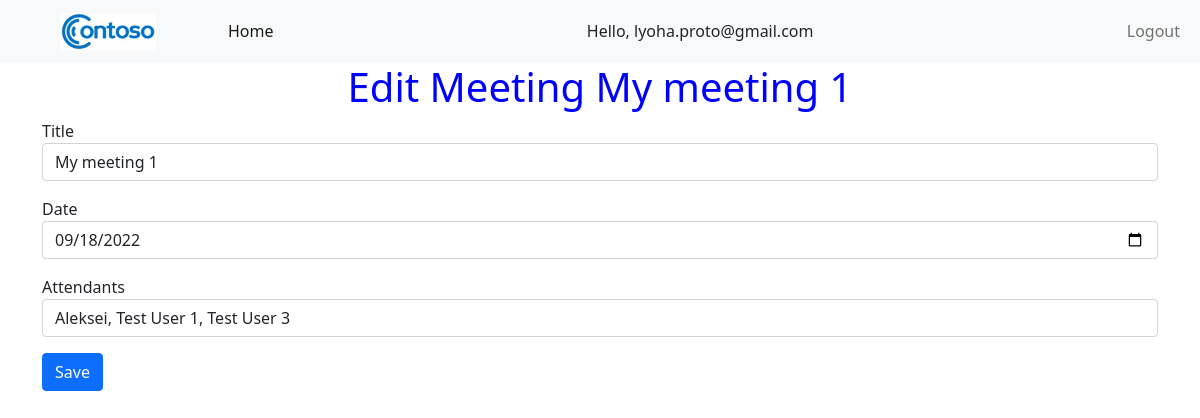
Screenshot of /meetings/1/edit (signed in) with the database file from the repository.
### meeting/models.py (models this page shows)
class Meeting(Base):
    __tablename__ = "meetings"
    id = Column(Integer, primary_key=True, index=True)
    title = Column(String)
    date = Column(Date)
    attendants = Column(String)
    user_id = Column(Integer, ForeignKey("users.id"))
    creator = relationship("User", back_populates="meetings")
    topics = relationship("Topic", back_populates="meeting")

### meeting/routers/pages.py (the view)
@router.get("/meetings/{meeting_id}/edit")
def edit_meeting_get(meeting_id: int, request: Request, db: Session = Depends(database.get_db)):
    if not request.user.is_authenticated:
        return templates.TemplateResponse("redirect.html", {"request": request, "redirect_to": "/user/login"})
    meeting_to_edit = meeting.show(meeting_id, db)
    return templates.TemplateResponse("meeting_edit.html", {"request": request, "meeting": meeting_to_edit})

### templates/meeting_edit.html
{% extends "base.html" %}
{% block content %}
    <h1>Edit Meeting {{ meeting.title }}</h1>
    <form method="POST" action="/meetings/{{ meeting.id }}/edit">
        <div class="mb-3">
            <label>Title</label>
            <input type="text" required placeholder="title" name="title" value="{{ meeting.title }}"
                   class="form-control">
        </div>
        <div class="mb-3">
            <label>Date</label>
            <input type="date" required placeholder="date" name="date" value="{{ meeting.date }}" class="form-control">
        </div>
        <div class="mb-3">
            <label>Attendants</label>
            <input type="text" required placeholder="attendants" name="attendants" value="{{ meeting.attendants }}" class="form-control">
        </div>
        <button type="submit" class="btn btn-primary">Save</button>
    </form>
{% endblock content %}

### static/styles.css (style rules this page uses)
h1 { color: blue; text-align: center; }

### rows the page displays
Meeting: title "My meeting 1", date "09/18/2022", attendants "Aleksei, Test User 1, Test User 3"

### other values shown
{{ request.user.display_name }} "lyoha.proto@gmail.com"
